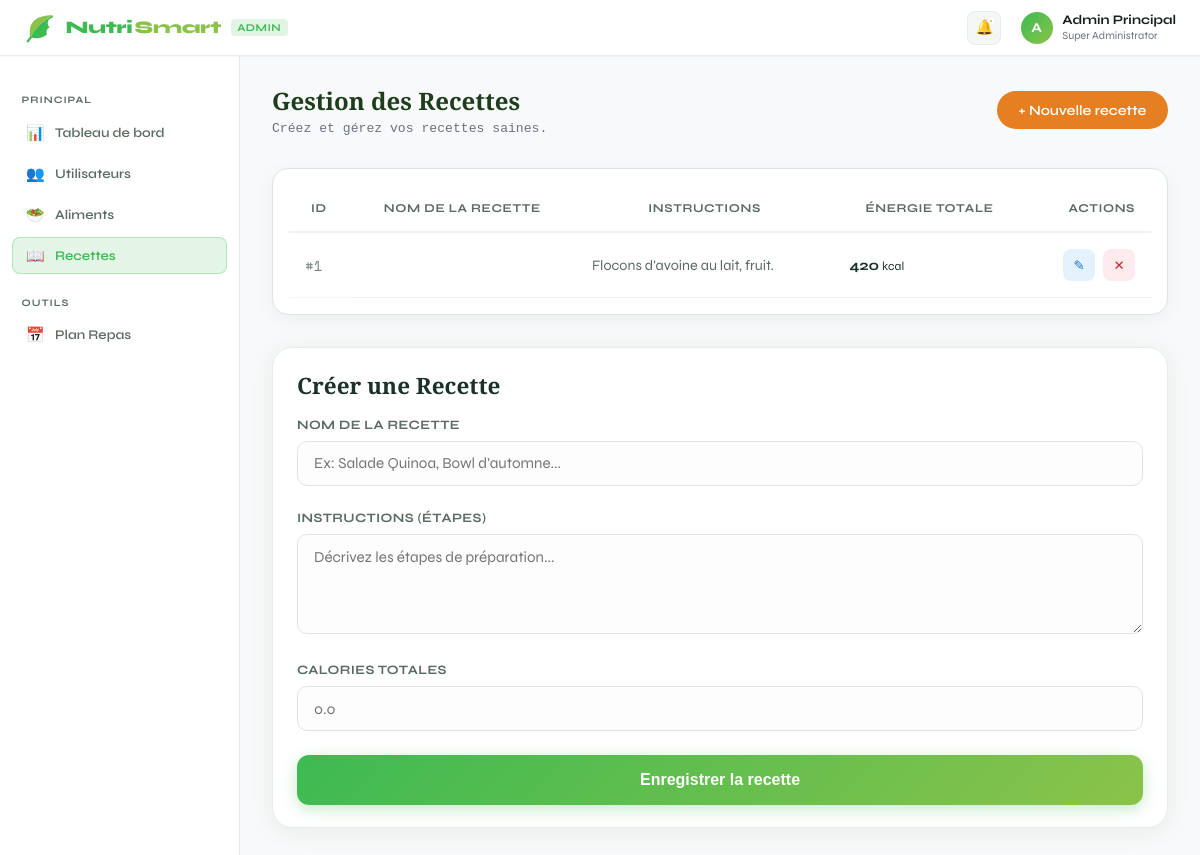
Screenshot of /Views/backoffice/recettes.php with the database file from the repository.
### tables this page shows
CREATE TABLE `recette` (
  `id` int(10) UNSIGNED NOT NULL,
  `nom` varchar(255) NOT NULL,
  `instructions` text DEFAULT NULL,
  `calories_totales` int(10) UNSIGNED DEFAULT NULL
);

### controllers/RecetteController.php (called while the page is built, shortened)
<?php
include_once __DIR__ . '/../Models/config.php';
include_once __DIR__ . '/../Models/Recette.php';
class RecetteController {
    private $recette;
    public function __construct() {
        $database = new Database();
        $this->db = $database->getConnection();
        $this->recette = new Recette($this->db);
    }
    public function listRecettes() {
        $stmt = $this->recette->readAll();
        $recettes = [];
        while ($row = $stmt->fetch(PDO::FETCH_ASSOC)) {
            $recettes[] = $row;
        }
        return $recettes;
    }
}
?>

### Models/config.php (called while the page is built, shortened)
<?php
class Database {
    private $host = "localhost";
    private $db_name = "nutrismart";
    private $username = "root";
    private $password = "";
    public function getConnection() {
        $this->conn = null;
        try {
            $this->conn = new PDO("mysql:host=" . $this->host . ";dbname=" . $this->db_name, $this->username, $this->password);
            $this->conn->exec("set names utf8");
        } catch(PDOException $exception) {
            echo "Connection error: " . $exception->getMessage();
        }
        return $this->conn;
    }
}
?>

### Models/Recette.php (called while the page is built, shortened)
<?php
class Recette {
    private $conn;
    private $table_name = "recette";
    public function __construct($db) {
        $this->conn = $db;
    }
    public function readAll() {
        $query = "SELECT * FROM " . $this->table_name . " ORDER BY id DESC";
        $stmt = $this->conn->prepare($query);
        $stmt->execute();
        return $stmt;
    }
}
?>

### Views/backoffice/recettes.php (the view, shortened to what this page needs)
<?php
include_once '../../controllers/RecetteController.php';
$controller = new RecetteController();
$recettes = $controller->listRecettes();
?>
<!DOCTYPE html>
<html lang="fr">
<head>
    <link rel="stylesheet" href="../../css/mp-dashboard.css" />
    <link rel="stylesheet" href="backoffice-shell.css" />
</head>
<body class="bo-shell-body">
    <header class="topbar">
        <a href="nutrismart-dashboard.php" class="topbar-logo">
            <div style="display: flex; align-items: center; gap: 2px">
                <span style="color: #3dba52">Nutri</span><span style="color: #8bc34a">Smart</span>
            </div>
            <span class="logo-badge">ADMIN</span>
        </a>
        <div class="topbar-right">
            <div class="notif-btn">🔔<div class="notif-dot"></div></div>
            <div class="admin-avatar">
                <div class="avatar-img">A</div>
                <div class="admin-info">
                    <div class="admin-name">Admin Principal</div>
                    <div class="admin-role">Super Administrator</div>
                </div>
            </div>
        </div>
    </header>
    <aside class="bo-admin-sidebar">
        <div class="nav-section-label">Principal</div>
        <a class="nav-item" href="nutrismart-dashboard.php"><span class="nav-icon">📊</span> Tableau de bord</a>
        <a class="nav-item" href="users.html"><span class="nav-icon">👥</span> Utilisateurs</a>
        <a class="nav-item" href="aliment.php"><span class="nav-icon">🥗</span> Aliments</a>
        <a class="nav-item active" href="recettes.php"><span class="nav-icon">📖</span> Recettes</a>
        <div class="nav-section-label">Outils</div>
        <a class="nav-item" href="planRepas.html"><span class="nav-icon">📅</span> Plan Repas</a>
    </aside>
    <main class="bo-shell-main">
        <div class="app app--embed-dash">
            <div class="main dash-workspace">
                <header class="bo-global-dash-head">
                    <div>
                        <h1 class="serif">Gestion des Recettes</h1>
                        <p class="bo-global-dash-meta">Créez et gérez vos recettes saines.</p>
                    </div>
                    <a href="#ajouter-recette" class="btn-pill-orange">+ Nouvelle recette</a>
                </header>
                <div class="bo-table-wrap">
                    <table class="bo-table">
                        <thead>
                            <tr>
                                <th>ID</th>
                                <th>Nom de la Recette</th>
                                <th>Instructions</th>
                                <th>Énergie Totale</th>
                                <th style="text-align:right;">Actions</th>
                            </tr>
                        </thead>
                        <tbody>
                            <?php foreach($recettes as $rec): ?>
                            <tr>
                                <td style="font-family: var(--bo-mono); opacity: 0.6;">#<?= $rec['id'] ?></td>
                                <td style="font-weight: 700;"><?= htmlspecialchars($rec['nom_recette']) ?></td>
                                <td style="max-width:300px; white-space:nowrap; overflow:hidden; text-overflow:ellipsis; color: var(--bo-muted);">
                                    <?= htmlspecialchars($rec['instructions']) ?>
                                </td>
                                <td><strong><?= $rec['calories_totales'] ?></strong> <small>kcal</small></td>
                                <td style="text-align:right;">
                                    <button class="btn-action btn-edit" onclick='openEditModal(<?= json_encode($rec) ?>)' title="Modifier">✎</button>
                                    <form method="POST" style="display:inline;">
                                        <button type="submit" class="btn-action btn-delete" onclick="return confirm('Supprimer cette recette ?');" title="Supprimer">✕</button>
                                    </form>
                                </td>
                            </tr>
                            <?php endforeach; ?>
                        </tbody>
                    </table>
                </div>
                <section class="panel-card" id="ajouter-recette">
                    <div class="panel-head">
                        <h2 class="serif">Créer une Recette</h2>
                    </div>
                    <form class="bo-form-grid" action="recettes.php" method="post">
                        <label class="bo-field">
                            <span>Nom de la recette</span>
                            <input type="text" name="nom_recette" placeholder="Ex: Salade Quinoa, Bowl d'automne..." required />
                        </label>
                        <label class="bo-field">
                            <span>Instructions (étapes)</span>
                            <textarea name="instructions" placeholder="Décrivez les étapes de préparation..." rows="4"></textarea>
                        </label>
                        <label class="bo-field">
                            <span>Calories Totales</span>
                            <input type="number" step="0.1" name="calories_totales" placeholder="0.0" required />
                        </label>
                        <button type="submit" class="bo-form-submit">Enregistrer la recette</button>
                    </form>
                </section>
            </div>
        </div>
    </main>
</body>
</html>

### css/mp-dashboard.css (style rules this page uses)
:root { --forest: #2d5a27; --forest-dark: #1e3d1a; --mint: #e8f5e9; --mint-deep: #c8e6c9; --bg: #f8f9fa; --white: #ffffff; --text: #1a1f1c; --muted: #6b7280; --border: #e8ece9; --orange: #f2994a; --yellow-meal: #e8b923; --green-meal: #4a7c59; --radius-lg: 20px; --radius-md: 14px; --shadow-card: 0 4px 24px rgba(45, 90, 39, 0.08); --sidebar-w: 260px; }
*, *::before, *::after { box-sizing: border-box; margin: 0; padding: 0; }
body { font-family: "Inter", system-ui, sans-serif; font-size: 15px; color: var(--text); background: var(--bg); min-height: 100vh; }
.serif { font-family: "Playfair Display", Georgia, serif; }
.app { display: flex; min-height: 100vh; }
.app--embed-dash { flex-direction: column; }
.app--embed-dash .main { flex: 1; width: 100%; max-width: none; }
.main { flex: 1; min-width: 0; padding: 1.75rem 2rem 2.5rem; }
.notif-dot { position: absolute; top: 10px; right: 10px; width: 8px; height: 8px; background: #e67e22; border-radius: 50%; border: 2px solid var(--white); }
.btn-pill-orange { display: inline-flex; align-items: center; gap: 0.45rem; padding: 0.65rem 1.35rem; border-radius: 999px; background: #e67e22; color: #fff; font-weight: 600; font-size: 0.88rem; text-decoration: none; border: none; cursor: pointer; transition: opacity 0.2s, transform 0.15s; }
.panel-card { background: var(--white); border-radius: var(--radius-lg); border: 1px solid var(--border); box-shadow: var(--shadow-card); padding: 1.35rem 1.5rem; }
.panel-head { display: flex; align-items: flex-start; justify-content: space-between; gap: 1rem; margin-bottom: 1rem; }
.dash-workspace { display: flex; flex-direction: column; }
.bo-global-dash-head { display: flex; flex-wrap: wrap; align-items: flex-start; justify-content: space-between; gap: 1rem; margin-bottom: 1.5rem; }
.bo-global-dash-head h1 { font-size: 1.5rem; font-weight: 700; color: var(--forest-dark); margin-bottom: 0.25rem; }
.bo-global-dash-meta { font-size: 0.82rem; color: var(--muted); margin: 0; font-family: ui-monospace, "Cascadia Code", monospace; }

### Views/backoffice/recettes.php (style rules this page uses)
:root { --primary-gradient: linear-gradient(135deg, #3dba52, #8bc34a); }
.bo-global-dash-head { display: flex; justify-content: space-between; align-items: center; margin-bottom: 2rem; }
.bo-table-wrap { background: white; border-radius: 16px; box-shadow: 0 4px 20px rgba(0,0,0,0.05); padding: 1rem; margin-bottom: 2rem; border: 1px solid var(--bo-border); }
.bo-table { width: 100%; border-collapse: separate; border-spacing: 0; }
.bo-table th { color: var(--bo-muted); font-weight: 700; font-size: 0.75rem; text-transform: uppercase; letter-spacing: 0.05em; padding: 1rem; border-bottom: 2px solid var(--bo-bg); }
.bo-table td { padding: 1rem; color: var(--bo-text); font-size: 0.9rem; border-bottom: 1px solid var(--bo-bg); vertical-align: middle; }
.btn-action { width: 32px; height: 32px; border-radius: 8px; display: inline-grid; place-items: center; border: none; cursor: pointer; transition: all 0.2s; text-decoration: none; }
.btn-edit { background: #e3f2fd; color: #1976d2; }
.btn-delete { background: #ffebee; color: #c62828; margin-left: 5px; }
.bo-form-grid { display: grid; grid-template-columns: 1fr; gap: 1.5rem; }
.bo-field span { display: block; font-size: 0.8rem; font-weight: 700; color: var(--bo-muted); margin-bottom: 0.5rem; text-transform: uppercase; letter-spacing: 0.03em; }
.bo-field input, .bo-field textarea { width: 100%; padding: 0.8rem 1rem; border-radius: 10px; border: 1px solid var(--bo-border); background: #fdfdfd; font-family: inherit; font-size: 0.95rem; transition: border-color 0.2s; }
.bo-form-submit { background: var(--primary-gradient); color: white; border: none; padding: 1rem; border-radius: 12px; font-weight: 700; font-size: 1rem; cursor: pointer; box-shadow: 0 4px 15px rgba(61, 186, 82, 0.3); }

### rows the page displays
recette: id "1", instructions "Flocons d'avoine au lait, fruit.", calories_totales "420"
